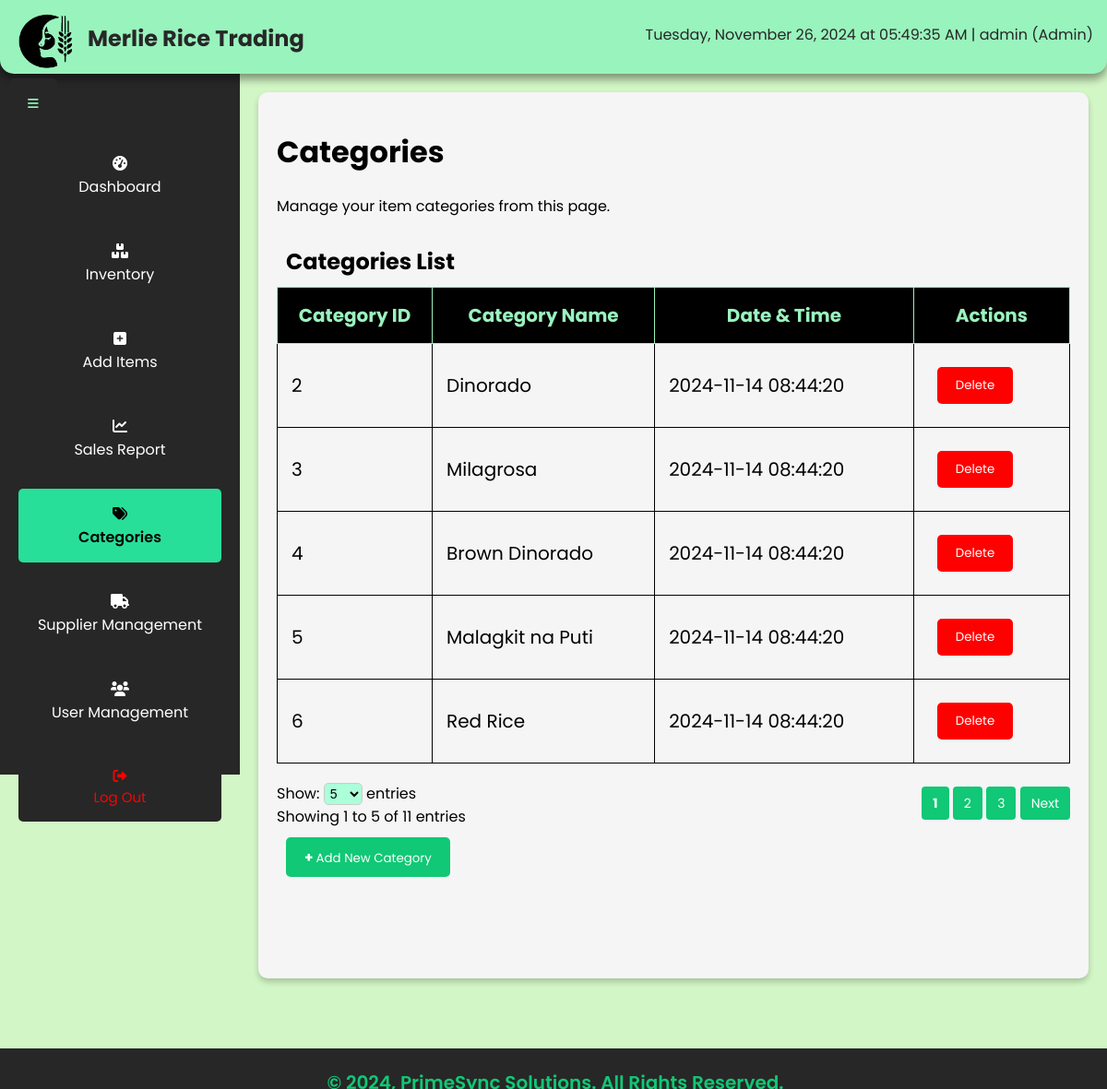
Page /categories.php (signed in) on the committed database.
### tables this page shows
CREATE TABLE IF NOT EXISTS `category` (
  `cat_id` int(11) NOT NULL AUTO_INCREMENT,
  `date_time` datetime DEFAULT NULL,
  `category` varchar(100) DEFAULT NULL,
  `creator` varchar(100) DEFAULT NULL,
  PRIMARY KEY (`cat_id`),
  INDEX `idx_category` (`category`)
);

### categories.php (the view, shortened to what this page needs)
<?php
include 'db_connector.php';
$entries_per_page = isset($_GET['entries']) ? (int)$_GET['entries'] : 5;
$page = isset($_GET['page']) ? (int)$_GET['page'] : 1;
$offset = ($page - 1) * $entries_per_page;
$search_query = isset($_GET['search']) ? $_GET['search'] : '';
$sql = "SELECT * FROM category
        WHERE category LIKE '%$search_query%'
        ORDER BY date_time DESC
        LIMIT $offset, $entries_per_page";
$count_sql = "SELECT COUNT(*) AS total FROM category WHERE category LIKE '%$search_query%'";
$result = $conn->query($sql);
$count_result = $conn->query($count_sql);
$total_entries = $count_result->fetch_assoc()['total'];
$total_pages = ceil($total_entries / $entries_per_page);
$start_entry = ($total_entries > 0) ? ($offset + 1) : 0;
$end_entry = min(($offset + $entries_per_page), $total_entries);
?>
<!DOCTYPE html>
<html lang="en">
<head>
    <link rel="stylesheet" href="/PrimeSync_IMS/assets/Css/index.css?v=<?php echo time(); ?>">
</head>
<body>
    <?php include 'header.php'; ?>
    <?php include 'sidebar.php'; ?>
    <div class="dashboard-container">
        <h1>Categories</h1>
        <p>Manage your item categories from this page.</p>
        <table class="category-table">
            <caption style="text-align: left;">Categories List</caption>
            <thead>
                <tr>
                    <th>Category ID</th>
                    <th>Category Name</th>
                    <th>Date & Time</th>
                    <th>Actions</th>
                </tr>
            </thead>
            <tbody>
                <?php if ($result->num_rows > 0): ?>
                    <?php while($row = $result->fetch_assoc()): ?>
                        <tr id="category-<?php echo $row['cat_id']; ?>">
                            <td><?php echo $row['cat_id']; ?></td>
                            <td><?php echo $row['category']; ?></td>
                            <td><?php echo $row['date_time']; ?></td>
                            <td>
                                <button class="delete-category-btn modal-btn confirm-red" data-id="<?php echo $row['cat_id']; ?>">Delete</button>
                            </td>
                        </tr>
                    <?php endwhile; ?>
                <?php else: ?>
                    <tr>
                        <td colspan="4">No categories found.</td>
                    </tr>
                <?php endif; ?>
            </tbody>
        </table>
        <div class="entries-per-page">
            <form method="GET" action="">
                <label for="entries">Show:</label>
                <select name="entries" id="entries" onchange="this.form.submit()">
                    <option value="5" <?php if ($entries_per_page == 5) echo 'selected'; ?>>5</option>
                </select> entries
            </form>
        </div>
        <div class="entry-counter">
            <?php if ($total_entries > 0): ?>
                Showing <?php echo $start_entry; ?> to <?php echo $end_entry; ?> of <?php echo $total_entries; ?> entries
            <?php else: ?>
                Showing 0 entries
            <?php endif; ?>
        </div>
        <div class="pagination">
            <?php for ($i = 1; $i <= $total_pages; $i++): ?>
                <a href="?page=<?php echo $i; ?>&entries=<?php echo $entries_per_page; ?>&search=<?php echo htmlspecialchars($search_query); ?>" <?php if ($i == $page) echo 'style="font-weight: bold;"'; ?>><?php echo $i; ?></a>
            <?php endfor; ?>
            <?php if ($page < $total_pages): ?>
                <a href="?page=<?php echo $page + 1; ?>&entries=<?php echo $entries_per_page; ?>&search=<?php echo htmlspecialchars($search_query); ?>">Next</a>
            <?php endif; ?>
        </div>
        <button id="openAddCategoryModal" class="modal-btn add"><b style="font-size: 15px;">+ </b>Add New Category</button>
    </div>
    <?php include 'footer.php'; ?>
</body>
</html>

### assets/Css/index.css (style rules this page uses)
body { background-color: #D2F6C5; margin: 0; line-height: normal; font-family: 'Poppins', sans-serif; padding-top: 60px; }
.modal-btn { padding: 10px 20px; margin: 10px; border: none; border-radius: 5px; cursor: pointer; font-family: 'Poppins', sans-serif; }
.confirm-red { background-color: red; color: white; }
.dashboard-container { margin: 40px 20px 10% 280px; padding: 20px; padding-bottom: 100px; background-color: #f5f5f5; border-radius: 10px; box-shadow: 0 4px 6px rgba(0, 0, 0, 0.2); }
table caption { caption-side: top; font-size: 24px; font-weight: bold; padding: 10px; }
table { width: 100%; border-collapse: collapse; margin-top: 20px; }
th, td { border: 1px solid; padding: 15px; padding-left: 15px; padding-right: 15px; text-align: left; font-size: 20px; }
th { background-color: #000; color: #99F3BD; padding: 15px; padding-left: 5px; padding-right: 5px; font-size: 20px; text-align: center; }
.modal-btn.confirm-red { background-color: red; color: white; }
.modal-btn.add { background-color: #10c875; color: #fff; }
#entriesSelect, #entries { padding: 2px; border-radius: 5px; cursor: pointer; background-color: #abffd9; }
.search-bar, .pagination { float: right; }
.search-bar input[type="text"], .entries-per-page select { padding: 8px; font-size: 14px; border: 1px solid #ccc; border-radius: 4px; }
.search-bar button, .pagination a, .page-controller button { padding: 8px 12px; font-size: 14px; background-color: #10c875; color: white; border: none; border-radius: 4px; cursor: pointer; text-decoration: none; }
.pagination { margin-top: -40px; }
.entries-per-page { margin-top: 20px; }

### rows in the picture
category: cat_id "2", category "Dinorado", date_time "2024-11-14 08:44:20"
category: cat_id "3", category "Milagrosa", date_time "2024-11-14 08:44:20"
category: cat_id "4", category "Brown Dinorado", date_time "2024-11-14 08:44:20"
category: cat_id "5", category "Malagkit na Puti", date_time "2024-11-14 08:44:20"
category: cat_id "6", category "Red Rice", date_time "2024-11-14 08:44:20"

### other values in the picture
$start_entry "1"
$end_entry "5"
$total_entries "11"
